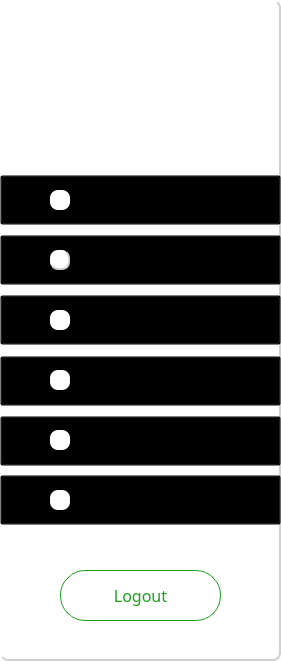
  <widget class="QFrame" name="Cannitech">
   <property name="geometry">
    <rect>
     <x>20</x>
     <y>20</y>
     <width>281</width>
     <height>661</height>
    </rect>
   </property>
   <property name="styleSheet">
    <string notr="true">QFrame {
    background-color: white; /* Background color for the frame */
    border: none;            /* No border for the frame */
    border-bottom: 2px solid #d0d0d0; /* Bottom border */
    border-right: 2px solid #d0d0d0;  /* Right border */
    border-radius: 8px;     /* Rounded corners */
}
</string>
   </property>
   <property name="frameShape">
    <enum>QFrame::NoFrame</enum>
   </property>
   <property name="frameShadow">
    <enum>QFrame::Plain</enum>
   </property>
   <property name="lineWidth">
    <number>0</number>
   </property>
   <property name="midLineWidth">
    <number>0</number>
   </property>
   <widget class="QPushButton" name="dahsboard">
    <property name="geometry">
     <rect>
      <x>0</x>
      <y>175</y>
      <width>281</width>
      <height>50</height>
     </rect>
    </property>
    <property name="sizePolicy">
     <sizepolicy hsizetype="Fixed" vsizetype="Fixed">
      <horstretch>0</horstretch>
      <verstretch>0</verstretch>
     </sizepolicy>
    </property>
    <property name="focusPolicy">
     <enum>Qt::StrongFocus</enum>
    </property>
    <property name="contextMenuPolicy">
     <enum>Qt::DefaultContextMenu</enum>
    </property>
    <property name="layoutDirection">
     <enum>Qt::LeftToRight</enum>
    </property>
    <property name="styleSheet">
     <string notr="true">QPushButton{
background-color:transparent;
font-family: Lexend;
font-size: 16px;
}
QPushButton:hover
{
background:#aaaaaa;
color:#1BA019;
border-left:3px solid #1BA019 ; 
border-right:3px solid #1BA019 ; 
border-color:none;
border-radius:5px;
background: qlineargradient(x1: 0, y1: 0, x2: 0, y2: 1,
                                stop: 0 #ffffff, stop: 1 #dcdcdc);


}
QPushButton:pressed
{
background:#aaaaaa;
color:#1BA019;
border-right:3px solid #1BA019 ; 
border-right:3px solid #1BA019 ; 
border-color:none;
border-radius:10px;

}</string>
    </property>
    <property name="text">
     <string>Dashboard</string>
    </property>
    <property name="icon">
     <iconset>
      <normaloff>:/figma/apps.png</normaloff>:/figma/apps.png</iconset>
    </property>
    <property name="iconSize">
     <size>
      <width>30</width>
      <height>30</height>
     </size>
    </property>
    <property name="checkable">
     <bool>false</bool>
    </property>
    <property name="autoRepeat">
     <bool>false</bool>
    </property>
    <property name="autoExclusive">
     <bool>false</bool>
    </property>
    <property name="autoRepeatDelay">
     <number>300</number>
    </property>
    <property name="flat">
     <bool>false</bool>
    </property>
   </widget>
   <widget class="QPushButton" name="employees">
    <property name="geometry">
     <rect>
      <x>0</x>
      <y>235</y>
      <width>281</width>
      <height>50</height>
     </rect>
    </property>
    <property name="sizePolicy">
     <sizepolicy hsizetype="Fixed" vsizetype="Fixed">
      <horstretch>0</horstretch>
      <verstretch>0</verstretch>
     </sizepolicy>
    </property>
    <property name="focusPolicy">
     <enum>Qt::StrongFocus</enum>
    </property>
    <property name="contextMenuPolicy">
     <enum>Qt::DefaultContextMenu</enum>
    </property>
    <property name="layoutDirection">
     <enum>Qt::LeftToRight</enum>
    </property>
    <property name="styleSheet">
     <string notr="true">QPushButton{
background-color:transparent;
font-family: Lexend;
font-size: 16px;
}
QPushButton:hover
{
background:#aaaaaa;
color:#1BA019;
border-left:3px solid #1BA019 ; 
border-right:3px solid #1BA019 ; 
border-color:none;
border-radius:5px;
background: qlineargradient(x1: 0, y1: 0, x2: 0, y2: 1,
                                stop: 0 #ffffff, stop: 1 #dcdcdc);


}
QPushButton:pressed
{
background:#aaaaaa;
color:#1BA019;
border-right:3px solid #1BA019 ; 
border-right:3px solid #1BA019 ; 
border-color:none;
border-radius:10px;
/*background: qlineargradient(x1: 0, y1: 0, x2: 0, y2: 1,
                                stop: 0 #ffffff, stop: 1 #dcdcdc);*/
}</string>
    </property>
    <property name="text">
     <string>Employees</string>
    </property>
    <property name="icon">
     <iconset>
      <normaloff>:/figma/users 02.png</normaloff>:/figma/users 02.png</iconset>
    </property>
    <property name="iconSize">
     <size>
      <width>30</width>
      <height>30</height>
     </size>
    </property>
    <property name="checkable">
     <bool>false</bool>
    </property>
    <property name="autoRepeat">
     <bool>false</bool>
    </property>
    <property name="autoExclusive">
     <bool>false</bool>
    </property>
   </widget>
   <widget class="QPushButton" name="factories">
    <property name="geometry">
     <rect>
      <x>0</x>
      <y>295</y>
      <width>281</width>
      <height>50</height>
     </rect>
    </property>
    <property name="sizePolicy">
     <sizepolicy hsizetype="Fixed" vsizetype="Fixed">
      <horstretch>0</horstretch>
      <verstretch>0</verstretch>
     </sizepolicy>
    </property>
    <property name="focusPolicy">
     <enum>Qt::StrongFocus</enum>
    </property>
    <property name="contextMenuPolicy">
     <enum>Qt::DefaultContextMenu</enum>
    </property>
    <property name="layoutDirection">
     <enum>Qt::LeftToRight</enum>
    </property>
    <property name="styleSheet">
     <string notr="true">QPushButton{
background-color:transparent;
font-family: Lexend;
font-size: 16px;
}
QPushButton:hover
{
background:#aaaaaa;
color:#1BA019;
border-left:3px solid #1BA019 ; 
border-right:3px solid #1BA019 ; 
border-color:none;
border-radius:5px;
background: qlineargradient(x1: 0, y1: 0, x2: 0, y2: 1,
                                stop: 0 #ffffff, stop: 1 #dcdcdc);


}
QPushButton:pressed
{
background:#aaaaaa;
color:#1BA019;
border-right:3px solid #1BA019 ; 
border-right:3px solid #1BA019 ; 
border-color:none;
border-radius:10px;
/*background: qlineargradient(x1: 0, y1: 0, x2: 0, y2: 1,
                                stop: 0 #ffffff, stop: 1 #dcdcdc);*/
}</string>
    </property>
    <property name="text">
     <string>Factories</string>
    </property>
    <property name="icon">
     <iconset>
      <normaloff>:/figma/community.png</normaloff>:/figma/community.png</iconset>
    </property>
    <property name="iconSize">
     <size>
      <width>30</width>
      <height>30</height>
     </size>
    </property>
    <property name="checkable">
     <bool>false</bool>
    </property>
    <property name="autoRepeat">
     <bool>false</bool>
    </property>
    <property name="autoExclusive">
     <bool>false</bool>
    </property>
   </widget>
   <widget class="QPushButton" name="deliveries">
    <property name="geometry">
     <rect>
      <x>0</x>
      <y>416</y>
      <width>281</width>
      <height>50</height>
     </rect>
    </property>
    <property name="sizePolicy">
     <sizepolicy hsizetype="Fixed" vsizetype="Fixed">
      <horstretch>0</horstretch>
      <verstretch>0</verstretch>
     </sizepolicy>
    </property>
    <property name="focusPolicy">
     <enum>Qt::StrongFocus</enum>
    </property>
    <property name="contextMenuPolicy">
     <enum>Qt::DefaultContextMenu</enum>
    </property>
    <property name="layoutDirection">
     <enum>Qt::LeftToRight</enum>
    </property>
    <property name="styleSheet">
     <string notr="true">QPushButton{
background-color:transparent;
font-family: Lexend;
font-size: 16px;
}
QPushButton:hover
{
background:#aaaaaa;
color:#1BA019;
border-left:3px solid #1BA019 ; 
border-right:3px solid #1BA019 ; 
border-color:none;
border-radius:5px;
background: qlineargradient(x1: 0, y1: 0, x2: 0, y2: 1,
                                stop: 0 #ffffff, stop: 1 #dcdcdc);


}
QPushButton:pressed
{
background:#aaaaaa;
color:#1BA019;
border-right:3px solid #1BA019 ; 
border-right:3px solid #1BA019 ; 
border-color:none;
border-radius:10px;
/*background: qlineargradient(x1: 0, y1: 0, x2: 0, y2: 1,
                                stop: 0 #ffffff, stop: 1 #dcdcdc);*/
}</string>
    </property>
    <property name="text">
     <string>Delivries</string>
    </property>
    <property name="icon">
     <iconset>
      <normaloff>:/figma/notepad.png</normaloff>:/figma/notepad.png</iconset>
    </property>
    <property name="iconSize">
     <size>
      <width>30</width>
      <height>30</height>
     </size>
    </property>
    <property name="checkable">
     <bool>false</bool>
    </property>
    <property name="autoRepeat">
     <bool>false</bool>
    </property>
    <property name="autoExclusive">
     <bool>false</bool>
    </property>
   </widget>
   <widget class="QPushButton" name="clients">
    <property name="geometry">
     <rect>
      <x>0</x>
      <y>475</y>
      <width>281</width>
      <height>50</height>
     </rect>
    </property>
    <property name="sizePolicy">
     <sizepolicy hsizetype="Fixed" vsizetype="Fixed">
      <horstretch>0</horstretch>
      <verstretch>0</verstretch>
     </sizepolicy>
    </property>
    <property name="focusPolicy">
     <enum>Qt::StrongFocus</enum>
    </property>
    <property name="contextMenuPolicy">
     <enum>Qt::DefaultContextMenu</enum>
    </property>
    <property name="layoutDirection">
     <enum>Qt::LeftToRight</enum>
    </property>
    <property name="styleSheet">
     <string notr="true">QPushButton{
background-color:transparent;
font-family: Lexend;
font-size: 16px;
}
QPushButton:hover
{
background:#aaaaaa;
color:#1BA019;
border-left:3px solid #1BA019 ; 
border-right:3px solid #1BA019 ; 
border-color:none;
border-radius:5px;
background: qlineargradient(x1: 0, y1: 0, x2: 0, y2: 1,
                                stop: 0 #ffffff, stop: 1 #dcdcdc);


}
QPushButton:pressed
{
background:#aaaaaa;
color:#1BA019;
border-right:3px solid #1BA019 ; 
border-right:3px solid #1BA019 ; 
border-color:none;
border-radius:10px;
/*background: qlineargradient(x1: 0, y1: 0, x2: 0, y2: 1,
                                stop: 0 #ffffff, stop: 1 #dcdcdc);*/
}</string>
    </property>
    <property name="text">
     <string>Clients</string>
    </property>
    <property name="icon">
     <iconset>
      <normaloff>:/figma/users 01.png</normaloff>:/figma/users 01.png</iconset>
    </property>
    <property name="iconSize">
     <size>
      <width>30</width>
      <height>30</height>
     </size>
    </property>
    <property name="checkable">
     <bool>false</bool>
    </property>
    <property name="autoRepeat">
     <bool>false</bool>
    </property>
    <property name="autoExclusive">
     <bool>false</bool>
    </property>
   </widget>
   <widget class="QLabel" name="dash_icon">
    <property name="geometry">
     <rect>
      <x>50</x>
      <y>190</y>
      <width>20</width>
      <height>20</height>
     </rect>
    </property>
    <property name="styleSheet">
     <string notr="true">border:none;</string>
    </property>
    <property name="text">
     <string/>
    </property>
    <property name="pixmap">
     <pixmap resource="resources.qrc">:/images/apps.png</pixmap>
    </property>
    <property name="scaledContents">
     <bool>true</bool>
    </property>
   </widget>
   <widget class="QLabel" name="emp_icon">
    <property name="geometry">
     <rect>
      <x>50</x>
      <y>250</y>
      <width>20</width>
      <height>20</height>
     </rect>
    </property>
    <property name="text">
     <string/>
    </property>
    <property name="pixmap">
     <pixmap resource="resources.qrc">:/images/users 02.png</pixmap>
    </property>
    <property name="scaledContents">
     <bool>true</bool>
    </property>
   </widget>
   <widget class="QLabel" name="fac_icon">
    <property name="geometry">
     <rect>
      <x>50</x>
      <y>310</y>
      <width>20</width>
      <height>20</height>
     </rect>
    </property>
    <property name="styleSheet">
     <string notr="true">border:none;</string>
    </property>
    <property name="text">
     <string/>
    </property>
    <property name="pixmap">
     <pixmap resource="resources.qrc">:/images/community.png</pixmap>
    </property>
    <property name="scaledContents">
     <bool>true</bool>
    </property>
   </widget>
   <widget class="QLabel" name="del_icon">
    <property name="geometry">
     <rect>
      <x>50</x>
      <y>430</y>
      <width>20</width>
      <height>20</height>
     </rect>
    </property>
    <property name="styleSheet">
     <string notr="true">border:none;</string>
    </property>
    <property name="text">
     <string/>
    </property>
    <property name="pixmap">
     <pixmap resource="resources.qrc">:/images/notepad.png</pixmap>
    </property>
    <property name="scaledContents">
     <bool>true</bool>
    </property>
   </widget>
   <widget class="QLabel" name="cli_icon">
    <property name="geometry">
     <rect>
      <x>50</x>
      <y>490</y>
      <width>20</width>
      <height>20</height>
     </rect>
    </property>
    <property name="styleSheet">
     <string notr="true">border:none;</string>
    </property>
    <property name="text">
     <string/>
    </property>
    <property name="pixmap">
     <pixmap resource="resources.qrc">:/images/users 01.png</pixmap>
    </property>
    <property name="scaledContents">
     <bool>true</bool>
    </property>
   </widget>
   <widget class="QPushButton" name="machines">
    <property name="geometry">
     <rect>
      <x>0</x>
      <y>356</y>
      <width>281</width>
      <height>50</height>
     </rect>
    </property>
    <property name="sizePolicy">
     <sizepolicy hsizetype="Fixed" vsizetype="Fixed">
      <horstretch>0</horstretch>
      <verstretch>0</verstretch>
     </sizepolicy>
    </property>
    <property name="focusPolicy">
     <enum>Qt::StrongFocus</enum>
    </property>
    <property name="contextMenuPolicy">
     <enum>Qt::DefaultContextMenu</enum>
    </property>
    <property name="layoutDirection">
     <enum>Qt::LeftToRight</enum>
    </property>
    <property name="styleSheet">
     <string notr="true">QPushButton{
background-color:transparent;
font-family: Lexend;
font-size: 16px;
}
QPushButton:hover
{
background:#aaaaaa;
color:#1BA019;
border-left:3px solid #1BA019 ; 
border-right:3px solid #1BA019 ; 
border-color:none;
border-radius:5px;
background: qlineargradient(x1: 0, y1: 0, x2: 0, y2: 1,
                                stop: 0 #ffffff, stop: 1 #dcdcdc);


}
QPushButton:pressed
{
background:#aaaaaa;
color:#1BA019;
border-right:3px solid #1BA019 ; 
border-right:3px solid #1BA019 ; 
border-color:none;
border-radius:10px;
/*background: qlineargradient(x1: 0, y1: 0, x2: 0, y2: 1,
                                stop: 0 #ffffff, stop: 1 #dcdcdc);*/
}</string>
    </property>
    <property name="text">
     <string>Machines</string>
    </property>
    <property name="icon">
     <iconset>
      <normaloff>:/figma/notepad.png</normaloff>:/figma/notepad.png</iconset>
    </property>
    <property name="iconSize">
     <size>
      <width>30</width>
      <height>30</height>
     </size>
    </property>
    <property name="checkable">
     <bool>false</bool>
    </property>
    <property name="autoRepeat">
     <bool>false</bool>
    </property>
    <property name="autoExclusive">
     <bool>false</bool>
    </property>
   </widget>
   <widget class="QLabel" name="del_icon_2">
    <property name="geometry">
     <rect>
      <x>50</x>
      <y>370</y>
      <width>20</width>
      <height>20</height>
     </rect>
    </property>
    <property name="styleSheet">
     <string notr="true">border:none;</string>
    </property>
    <property name="text">
     <string/>
    </property>
    <property name="pixmap">
     <pixmap resource="resources.qrc">:/images/notepad.png</pixmap>
    </property>
    <property name="scaledContents">
     <bool>true</bool>
    </property>
   </widget>
   <widget class="QLabel" name="label_21">
    <property name="geometry">
     <rect>
      <x>0</x>
      <y>-6</y>
      <width>271</width>
      <height>161</height>
     </rect>
    </property>
    <property name="styleSheet">
     <string notr="true">QFrame{border-radius:10px;
background-color:transparent;
border:none;
}
</string>
    </property>
    <property name="frameShape">
     <enum>QFrame::NoFrame</enum>
    </property>
    <property name="text">
     <string/>
    </property>
    <property name="pixmap">
     <pixmap resource="resources.qrc">:/images/logoh.png</pixmap>
    </property>
    <property name="scaledContents">
     <bool>true</bool>
    </property>
    <property name="wordWrap">
     <bool>false</bool>
    </property>
   </widget>
   <widget class="QPushButton" name="logout">
    <property name="geometry">
     <rect>
      <x>60</x>
      <y>570</y>
      <width>161</width>
      <height>51</height>
     </rect>
    </property>
    <property name="styleSheet">
     <string notr="true">*{
background:transparent;
border-radius:25px;
color:#1ba019;
font-family: Lexend;
font-size:16px;
border-color: rgb(27, 160, 25);
border-width : 1.2px;
border-style:solid;
background-color:white;
}
QPushButton:hover
{
background:#00b521;
color:#1ba019;
border-left:3px solid #1BA019 ; 
border-color:none;
border-radius:25px;




}
QPushButton:pressed
{
background:#013220;
color:#1ba019;
border-radius:25px;
color:#1ba019;
font-family: Lexend;
font-size:16px;
border-radius:10px;
border-left:3.5px solid #1BA019 ; 


/*background: qlineargradient(x1: 0, y1: 0, x2: 0, y2: 1,
                                stop: 0 #ffffff, stop: 1 #dcdcdc);*/
}</string>
    </property>
    <property name="text">
     <string>Logout</string>
    </property>
    <property name="iconSize">
     <size>
      <width>200</width>
      <height>200</height>
     </size>
    </property>
    <property name="autoRepeatInterval">
     <number>100</number>
    </property>
   </widget>
   <zorder>clients</zorder>
   <zorder>deliveries</zorder>
   <zorder>factories</zorder>
   <zorder>dahsboard</zorder>
   <zorder>employees</zorder>
   <zorder>dash_icon</zorder>
   <zorder>emp_icon</zorder>
   <zorder>fac_icon</zorder>
   <zorder>del_icon</zorder>
   <zorder>cli_icon</zorder>
   <zorder>machines</zorder>
   <zorder>del_icon_2</zorder>
   <zorder>label_21</zorder>
   <zorder>logout</zorder>
  </widget>
